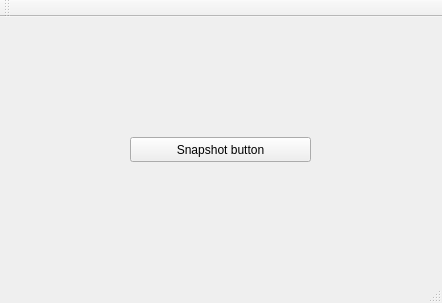
<?xml version="1.0" encoding="UTF-8"?>
<ui version="4.0">
 <class>MainWindow</class>
 <widget class="QMainWindow" name="MainWindow">
  <property name="geometry">
   <rect>
    <x>0</x>
    <y>0</y>
    <width>442</width>
    <height>303</height>
   </rect>
  </property>
  <property name="windowTitle">
   <string>MainWindow</string>
  </property>
  <widget class="QWidget" name="centralWidget">
   <widget class="QPushButton" name="snapshotButton">
    <property name="geometry">
     <rect>
      <x>130</x>
      <y>120</y>
      <width>181</width>
      <height>25</height>
     </rect>
    </property>
    <property name="text">
     <string>Snapshot button</string>
    </property>
   </widget>
  </widget>
  <widget class="QStatusBar" name="statusBar"/>
  <widget class="QToolBar" name="mainToolBar">
   <attribute name="toolBarArea">
    <enum>TopToolBarArea</enum>
   </attribute>
   <attribute name="toolBarBreak">
    <bool>false</bool>
   </attribute>
  </widget>
 </widget>
 <layoutdefault spacing="6" margin="11"/>
 <resources/>
 <connections/>
</ui>
